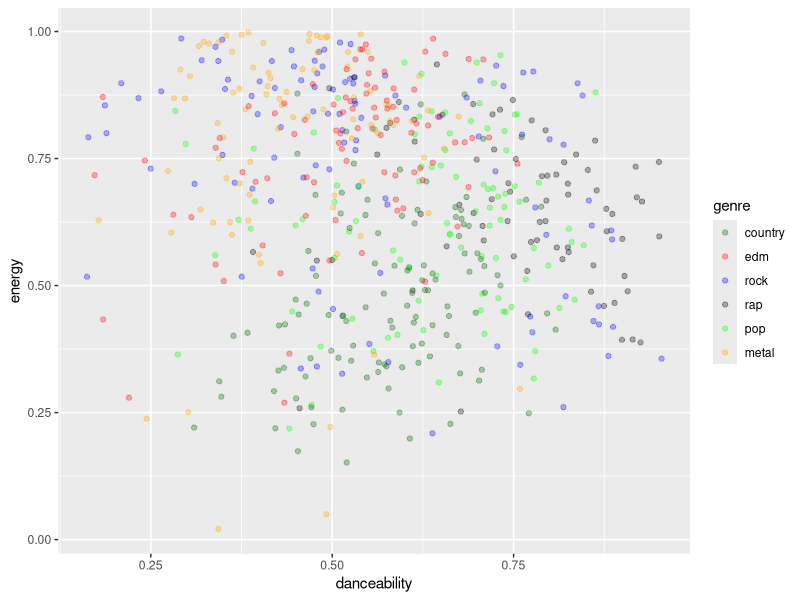

The R source for this figure: (Note: this script raises an error after producing the figure.)
library(randomForest)  
library(e1071)  
library(caret)  
library(ggplot2)
set.seed(123)

setwd("/Users/nikhilkaul/Documents/Spring Semester 2019/CSC 422/Final Project")
mydata = read.csv(file = "spotify_training_data.csv")
my_data <- mydata[, c(2,3,4,5,6,7,8,9, 10, 11, 12, 13, 14, 15, 16, 17, 18, 19)]
p = ggplot(my_data,aes(x=danceability,  
                    y=energy, 
                    color=genre))

p + geom_jitter(alpha=0.3) +  
  scale_color_manual(breaks = c('country','edm', 'rock', 'rap', 'pop', 'metal'),
                     values=c('darkgreen','red', 'blue', 'black', 'green', 'orange'))

sample <- sample.int(n = nrow(my_data), size = floor(.66*nrow(my_data)), replace = F)
train <- my_data[sample, ]
test  <- my_data[-sample, ]


rf = randomForest(genre ~ energy + danceability + speechiness + valence + loudness + liveness + instrumentalness
                    + acousticness,  ntree = 100,data = train)
plot(rf)
print(rf)

train$predicted.response = predict(rf , train)
##print(confusionMatrix(data = train$predicted.response, reference = train$genre, ))

test$predicted.response = predict(rf , test)
##print(confusionMatrix(data = test$predicted.response, reference = test$genre, ))

